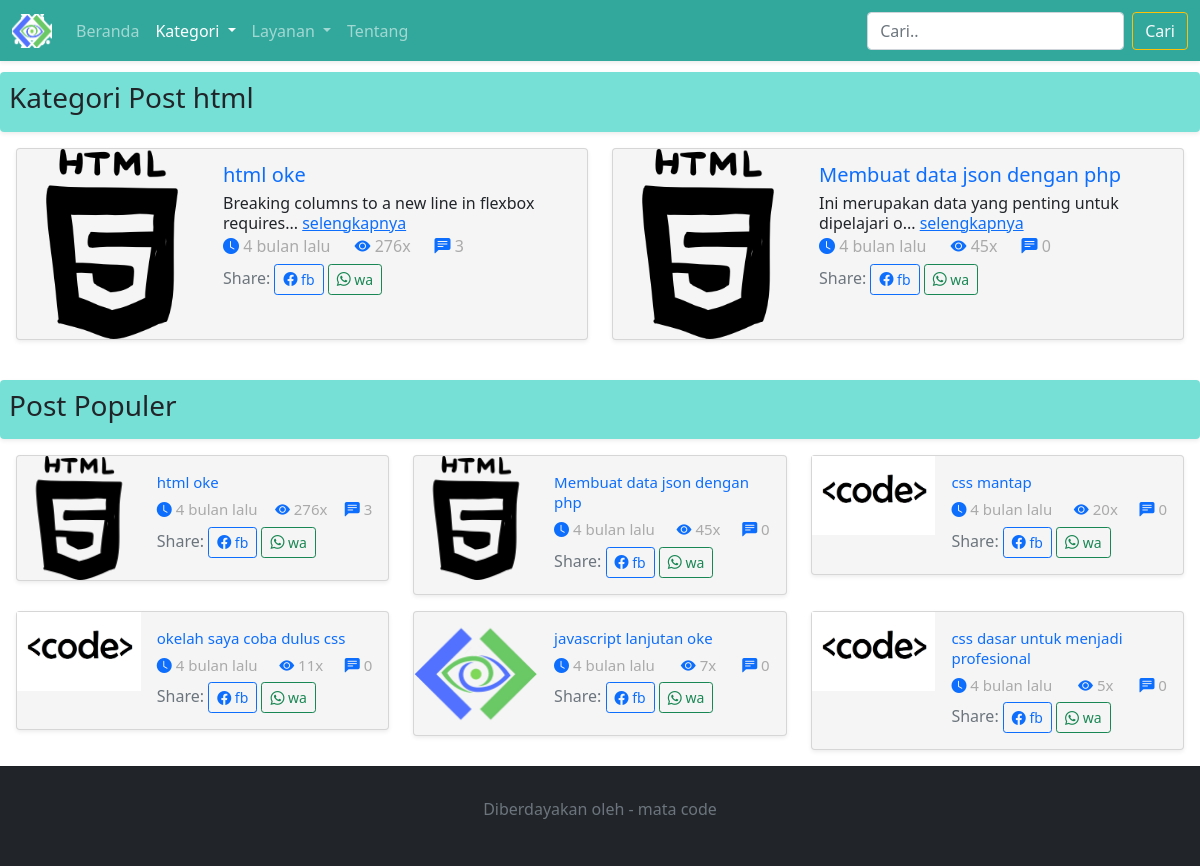
The page /kategori/html on the database its author committed.
### tables this page shows
CREATE TABLE `posting` (
  `id_posting` int(11) NOT NULL,
  `url_posting` varchar(200) NOT NULL,
  `judul_posting` varchar(100) NOT NULL,
  `isi_posting` longtext NOT NULL,
  `tanggal_posting` varchar(100) NOT NULL,
  `kategori_posting` int(11) NOT NULL,
  `visitor_posting` int(11) NOT NULL
);

CREATE TABLE `kategori` (
  `id_kategori` int(11) NOT NULL,
  `url_kategori` varchar(50) NOT NULL,
  `nama_kategori` varchar(50) NOT NULL,
  `img_kategori` varchar(100) NOT NULL,
  `urutan_kategori` int(11) NOT NULL
);

### application/controllers/Kategoripost.php (called while the page is built, shortened)
<?php
class Kategoripost extends CI_Controller {
	public function berandakategori($urlkategori)
	{
		$data['title']=$urlkategori;
		$data['countcari']=1;
		$data['valuecari']='';
		$querydetailkategori="SELECT posting.*,kategori.*, count(id_post) as jmlkomen from posting left join kategori on posting.kategori_posting=kategori.id_kategori left join komentar on posting.id_posting=komentar.id_post where url_kategori = '$urlkategori' group by id_posting";
		$countall=$this->db->query($querydetailkategori)->num_rows();
		$config['base_url'] = 'http://localhost/matacode/kategori/'.$urlkategori.'/';
		$config['total_rows'] = $countall;
		$config['per_page'] = 12;
		$jmldt=$config['per_page'];
		if($this->uri->segment(3)==''){
			$start=0;
		}else{
			$start=$this->uri->segment(3);
		}
		$querydetail="SELECT posting.*,kategori.*, count(id_post) as jmlkomen from posting left join kategori on posting.kategori_posting=kategori.id_kategori left join komentar on posting.id_posting=komentar.id_post where url_kategori = '$urlkategori' group by id_posting order by id_posting desc limit $start, $jmldt";
		$data['postings']=$this->db->query($querydetail)->result_array();
		$oldvisitor=$this->db->get_where('visitor',['id_visitor' => 1])->row_array();
		$data['totalvisitor']=$oldvisitor['total_visitor'];
		$this->db->set('total_visitor', $oldvisitor['total_visitor']+1);
		$this->db->where('id_visitor', 1);
		$this->db->update('visitor');
		$postpopuler="SELECT posting.*,kategori.*, count(id_post) as jmlkomen from posting left join kategori on posting.kategori_posting=kategori.id_kategori left join komentar on posting.id_posting=komentar.id_post group by id_posting order by visitor_posting desc limit 6";
		$data['postpopuler']=$this->db->query($postpopuler)->result_array();
		$querykategori="SELECT kategori.*, count(kategori_posting) as totalkategori from kategori left join posting on posting.kategori_posting=kategori.id_kategori group by id_kategori order by urutan_kategori";
		$data['kategories']=$this->db->query($querykategori)->result_array();
		$this->load->view('templates/header',$data);
		$this->load->view('public/kategoripost',$data);
	}
}

### index.php (called while the page is built, shortened)
<?php
require_once BASEPATH.'core/CodeIgniter.php';

### application/config/config.php (called while the page is built, shortened)
<?php
$config['base_url'] = 'http://localhost/matacode/';
$config['index_page'] = '';
$config['uri_protocol']	= 'REQUEST_URI';
$config['url_suffix'] = '';
$config['language']	= 'english';
$config['charset'] = 'UTF-8';
$config['enable_hooks'] = FALSE;
$config['subclass_prefix'] = 'MY_';
$config['composer_autoload'] = FALSE;
$config['permitted_uri_chars'] = 'a-z 0-9~%.:_\-';
$config['enable_query_strings'] = FALSE;
$config['controller_trigger'] = 'c';
$config['function_trigger'] = 'm';
$config['directory_trigger'] = 'd';
$config['allow_get_array'] = TRUE;
$config['log_threshold'] = 0;
$config['log_path'] = '';
$config['log_file_extension'] = '';
$config['log_file_permissions'] = 0644;
$config['log_date_format'] = 'Y-m-d H:i:s';
$config['error_views_path'] = '';
$config['cache_path'] = '';
$config['cache_query_string'] = FALSE;
$config['encryption_key'] = '';
$config['sess_driver'] = 'files';
$config['sess_cookie_name'] = 'ci_session';
$config['sess_expiration'] = 7200;
$config['sess_save_path'] = NULL;
$config['sess_match_ip'] = FALSE;
$config['sess_time_to_update'] = 300;
$config['sess_regenerate_destroy'] = FALSE;
$config['cookie_prefix']	= '';
$config['cookie_domain']	= '';
$config['cookie_path']		= '/';
$config['cookie_secure']	= FALSE;
$config['cookie_httponly'] 	= FALSE;
$config['standardize_newlines'] = FALSE;
$config['global_xss_filtering'] = FALSE;
$config['csrf_protection'] = FALSE;
$config['csrf_token_name'] = 'csrf_test_name';
$config['csrf_cookie_name'] = 'csrf_cookie_name';
$config['csrf_expire'] = 7200;
$config['csrf_regenerate'] = TRUE;
$config['csrf_exclude_uris'] = array();
$config['compress_output'] = FALSE;
$config['time_reference'] = 'local';
$config['rewrite_short_tags'] = FALSE;
$config['proxy_ips'] = '';

### application/views/public/kategoripost.php (the view, shortened to what this page needs)
    <nav class="navbar fixed-top navbar-expand-lg navbar-dark text-light shadow-sm" style="background-color:#32a89d">
      <div class="container-fluid">
        <a class="navbar-brand" href="<?= base_url(); ?>">
          <img src="<?= base_url('assets/img/matacode3.png'); ?>" alt="" width="40" height="34" class="d-inline-block align-text-top">
        </a>
        <div class="collapse navbar-collapse" id="navbarSupportedContent">
          <ul class="navbar-nav me-auto mb-2 mb-lg-0">
            <li class="nav-item">
              <a class="nav-link" aria-current="page" href="<?= base_url(); ?>">Beranda</a>
            </li>
            <li class="nav-item dropdown">
              <a class="nav-link dropdown-toggle active" href="#" id="navbarDropdown" role="button" data-bs-toggle="dropdown" aria-expanded="false">
                Kategori
              </a>
            </li>
            <li class="nav-item dropdown">
              <a class="nav-link dropdown-toggle" href="#" id="navbarDropdown" role="button" data-bs-toggle="dropdown" aria-expanded="false">
                Layanan
              </a>
            </li>
            <li class="nav-item">
              <a class="nav-link" href="<?= base_url('beranda/tentang'); ?>">Tentang</a>
            </li>
          </ul>
          <form class="d-flex" method="post" action="<?= base_url('caridata/'.$this->uri->segment(2)); ?>">
            <input required class="form-control me-2" name="cariberanda" value="<?= set_value('cariberanda'); ?>" type="search" placeholder="Cari.." aria-label="Search">
            <button class="btn btn-outline-warning text-light" name="buttoncariberanda" type="submit">Cari</button>
          </form>
        </div>
      </div>
    </nav>
    <div class="alert mt-4 p-2 shadow-sm" role="alert" style="background-color:rgba(85, 217, 204,.8);">
      <span class="d-flex justify-content-between">
      <h3>
        <?php if($valuecari==''){
          echo 'Kategori Post '.$title;
        }else{
          echo $valuecari;
        } ?>
      </h3>
      </span>
    </div>
    <div class="row ms-1 me-1">
      <?php if($countcari==0){ ?>
        <p class="text-center">Tidak ada hasil untuk kata kunci "<span class="text-danger"><?= set_value('cariberanda'); ?></span>"  pada kategori <span class="text-danger">"<?= $this->uri->segment(2); ?>"</span>!</p>
      <?php }else{ ?>
      <?php foreach($postings as $posting): ?>
      <?php $linkp=base_url('detail/'.$posting['url_posting']); ?>
      <div class="col-md-6">
        <div class="card mb-3 shadow-sm" style="background-color:#f5f5f5;">
          <div class="row g-0">
            <div class="col-4">
              <img src="<?=base_url('assets/img/img-kategori/'.$posting['img_kategori']); ?>" alt="logo matacode" width="100%">
            </div>
            <div class="col-8">
              <div class="card-body">
                <a href="<?= base_url('detail/'.$posting['url_posting'].'/'); ?>" style="text-decoration:none;"><h5 class="card-title" style="line-height:20px;"><?= $posting['judul_posting']; ?></h5></a>
                <p class="card-text" style="line-height:20px;"><?= substr($posting['isi_posting'],0,50).'...'; ?> <a href="<?= base_url('detail/'.$posting['url_posting'].'/'); ?>">selengkapnya</a> <br>
                  <div class="d-flex justify-content-start" style="margin-top:-15px;color:#aaa;">
                  <span class="fs-0 me-4"><i class="bi bi-clock-fill text-primary"></i>
                    <?php
                      $waktu=time()-$posting['tanggal_posting'];
                      if($waktu<60){
                        echo $waktu.' detik lalu';
                      }else if($waktu>=60&&$waktu<=3600){
                        $waktumenit=$waktu/60;
                        echo floor($waktumenit).' menit lalu';
                      }else if($waktu>=3600&&$waktu<=86400){
                        $waktujam=$waktu/3600;
                        echo floor($waktujam).' jam lalu';
                      }else if($waktu>=86400&&$waktu<=604800){
                        $waktuhari=$waktu/86400;
                        echo floor($waktuhari).' hari lalu';
                      }else if($waktu>=604800&&$waktu<=2592000){
                        $waktuminggu=$waktu/604800;
                        echo floor($waktuminggu).' minggu lalu';
                      }else if($waktu>=2592000&&$waktu<=31536000){
                        $waktubulan=$waktu/2592000;
                        echo floor($waktubulan).' bulan lalu';
                      }else{
                        $waktutahun=$waktu/31536000;
                        echo floor($waktubulan).' tahun lalu';
                      }
                    ?>
                  </span>
                  <span class="fs-0 me-4"><i class="bi bi-eye-fill text-primary"></i> <?= $posting['visitor_posting']; ?>x</span>
                  <span class="fs-0"><i class="bi bi-chat-left-text-fill text-primary"></i> <?= $posting['jmlkomen']; ?></span>
                  </div>
                </p>
                <p class="card-text" style="margin-top:-10px">
                  <span class="text-muted">Share: </span>
                  <a target="_blank" href="https://www.facebook.com/share.php?u=<?=$linkp; ?>" title="Share this post on Facebook"><button type="button" class="btn btn-sm btn-outline-primary"><i class="bi bi-facebook"></i> fb</button></a>
                  <a target="_blank" href="https://api.whatsapp.com/send?text=<?=$linkp; ?>" title="Share this post on Whatsapp"><button type="button" class="btn btn-sm btn-outline-success"><i class="bi bi-whatsapp"></i> wa</button></a>
                </p>
              </div>
            </div>
          </div>
        </div>
      </div>
      <?php endforeach; ?>
      <?php } ?>
    </div>
    <div class="alert mt-4 p-2 shadow-sm" role="alert" style="background-color:rgba(85, 217, 204,.8);">
      <h3>Post Populer</h3>
    </div>
    <div class="row ms-1 me-1">
      <?php foreach($postpopuler as $ppopuler): ?>
      <?php $link=base_url('detail/'.$ppopuler['url_posting']); ?>
      <div class="col-md-6 col-lg-4">
        <div class="card mb-3 shadow-sm" style="background-color:#f5f5f5;">
          <div class="row g-0">
            <div class="col-4">
              <img src="<?=base_url('assets/img/img-kategori/'.$ppopuler['img_kategori']); ?>" alt="logo matacode" width="100%">
            </div>
            <div class="col-8">
              <div class="card-body">
                <a href="<?= base_url('detail/'.$ppopuler['url_posting'].'/'); ?>" style="text-decoration:none;"><h5 class="card-title" style="line-height:20px;font-size:15px"><?= $ppopuler['judul_posting']; ?></h5></a>
                <p class="card-text" style="line-height:20px;"><a href="#"></a>
                  <div class="d-flex justify-content-between" style="margin-top:-10px;color:#aaa;font-size:15px">
                  <span class="fs-0"><i class="bi bi-clock-fill text-primary"></i>
                    <?php
                      $waktu=time()-$ppopuler['tanggal_posting'];
                      if($waktu<60){
                        echo $waktu.' detik lalu';
                      }else if($waktu>=60&&$waktu<=3600){
                        $waktumenit=$waktu/60;
                        echo floor($waktumenit).' menit lalu';
                      }else if($waktu>=3600&&$waktu<=86400){
                        $waktujam=$waktu/3600;
                        echo floor($waktujam).' jam lalu';
                      }else if($waktu>=86400&&$waktu<=604800){
                        $waktuhari=$waktu/86400;
                        echo floor($waktuhari).' hari lalu';
                      }else if($waktu>=604800&&$waktu<=2592000){
                        $waktuminggu=$waktu/604800;
                        echo floor($waktuminggu).' minggu lalu';
                      }else if($waktu>=2592000&&$waktu<=31536000){
                        $waktubulan=$waktu/2592000;
                        echo floor($waktubulan).' bulan lalu';
                      }else{
                        $waktutahun=$waktu/31536000;
                        echo floor($waktubulan).' tahun lalu';
                      }
                    ?>
                  </span>
                  <span class="fs-0"><i class="bi bi-eye-fill text-primary"></i> <?= $ppopuler['visitor_posting']; ?>x</span>
                  <span class="fs-0"><i class="bi bi-chat-left-text-fill text-primary"></i> <?= $ppopuler['jmlkomen']; ?></span>
                  </div>
                </p>
                <p class="card-text" style="margin-top:-10px">
                  <span class="text-muted">Share: </span>
                  <a target="_blank" href="https://www.facebook.com/share.php?u=<?=$link; ?>" title="Share this post on Facebook"><button type="button" class="btn btn-sm btn-outline-primary"><i class="bi bi-facebook"></i> fb</button></a>
                  <a target="_blank" href="https://api.whatsapp.com/send?text=<?=$link; ?>" title="Share this post on Whatsapp"><button type="button" class="btn btn-sm btn-outline-success"><i class="bi bi-whatsapp"></i> wa</button></a>
                </p>
              </div>
            </div>
          </div>
        </div>
      </div>
      <?php endforeach; ?>
    </div>
    <div class="card-footer text-muted bg-dark d-flex justify-content-center align-items-center" style="height:100px">
      <span class="">
        <p>Diberdayakan oleh - mata code</p>
      </span>
    </div>
  </body>
</html>

### rows shown on the page
posting: kategori.img_kategori (picture), judul_posting "html oke", isi_posting "Breaking columns to a new line in flexbox requires", visitor_posting "276", jmlkomen "3"
posting: kategori.img_kategori (picture), judul_posting "Membuat data json dengan php", isi_posting "Ini merupakan data yang penting untuk dipelajari o", visitor_posting "45", jmlkomen "0"
posting: kategori.img_kategori (picture), judul_posting "css mantap", visitor_posting "20", jmlkomen "0"
posting: kategori.img_kategori (picture), judul_posting "okelah saya coba dulus css", visitor_posting "11", jmlkomen "0"
posting: kategori.img_kategori (picture), judul_posting "javascript lanjutan oke", visitor_posting "7", jmlkomen "0"
posting: kategori.img_kategori (picture), judul_posting "css dasar untuk menjadi profesional", visitor_posting "5", jmlkomen "0"

### other values the page prints
$title "html"
